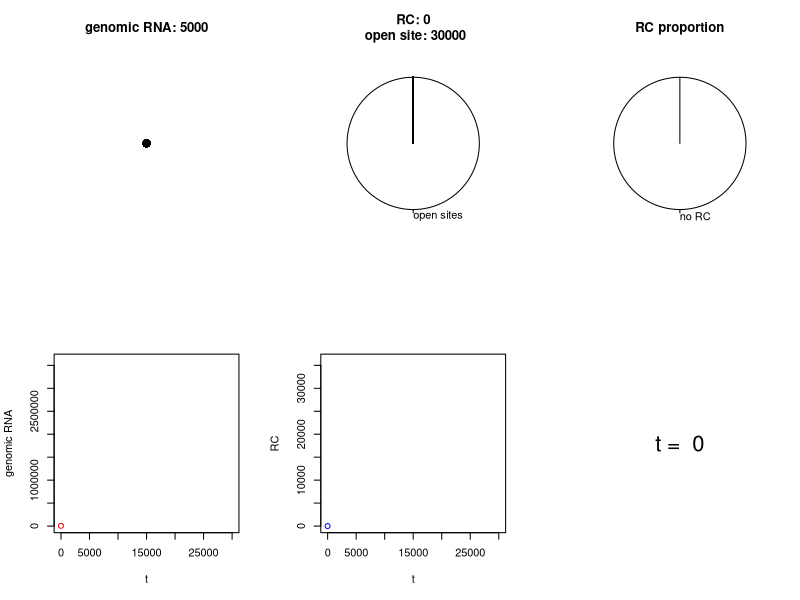
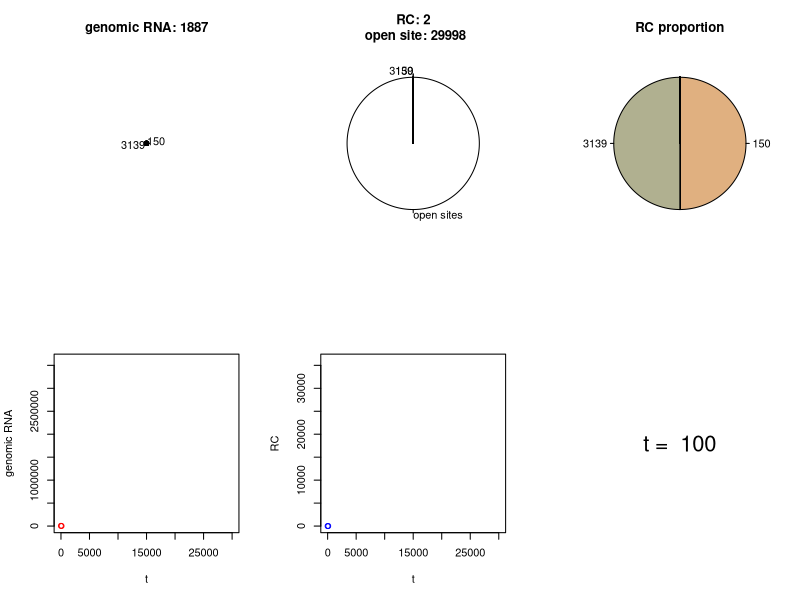
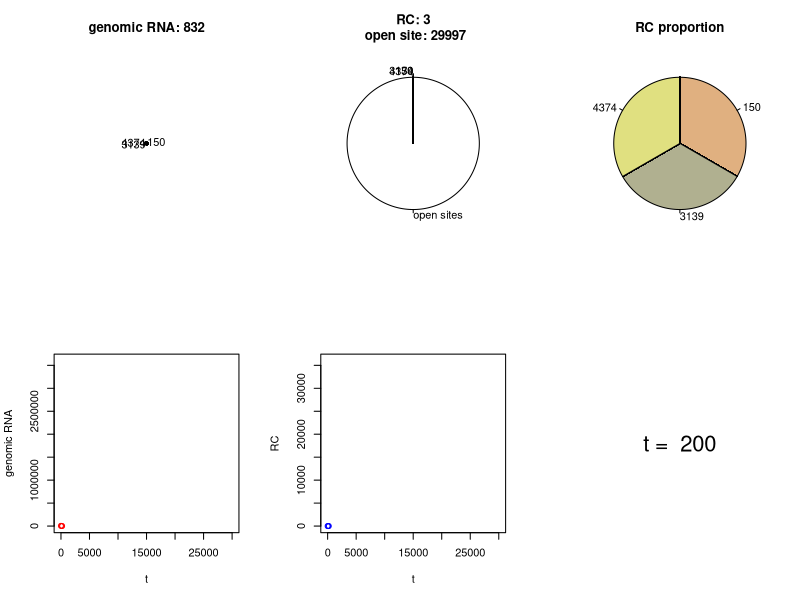
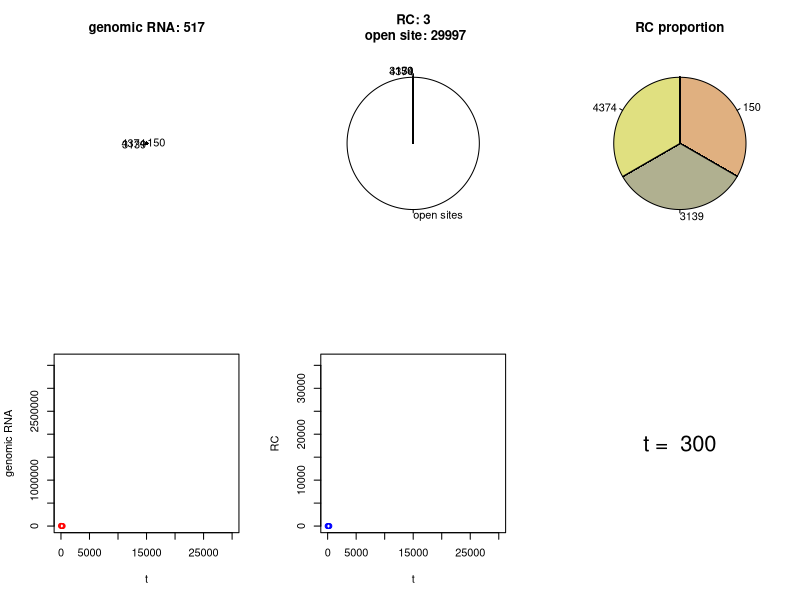
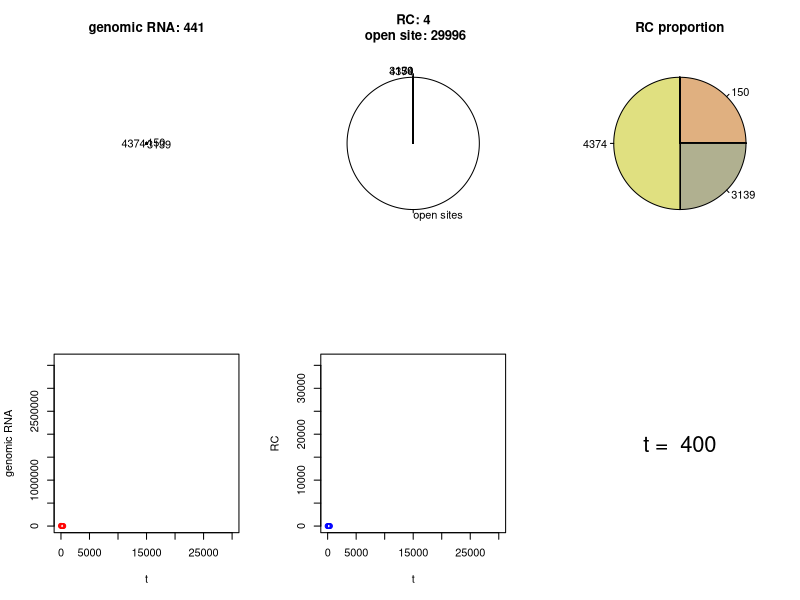
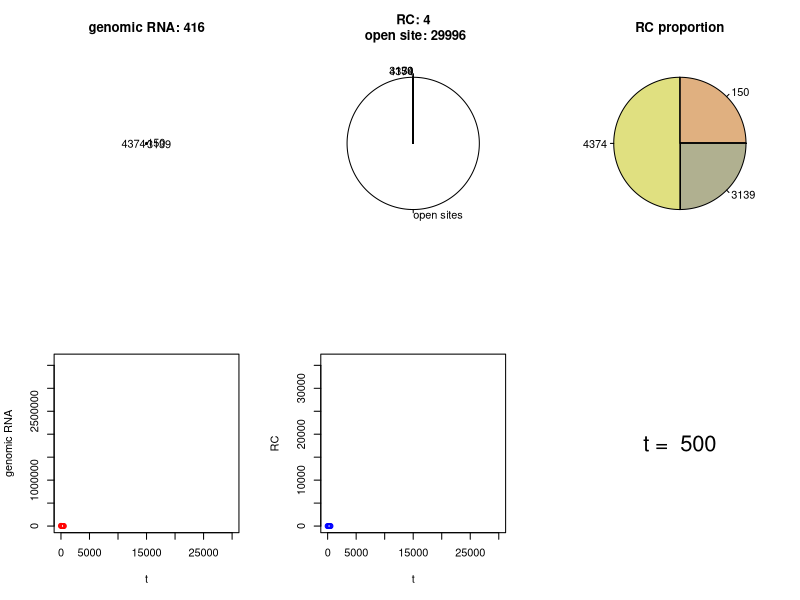
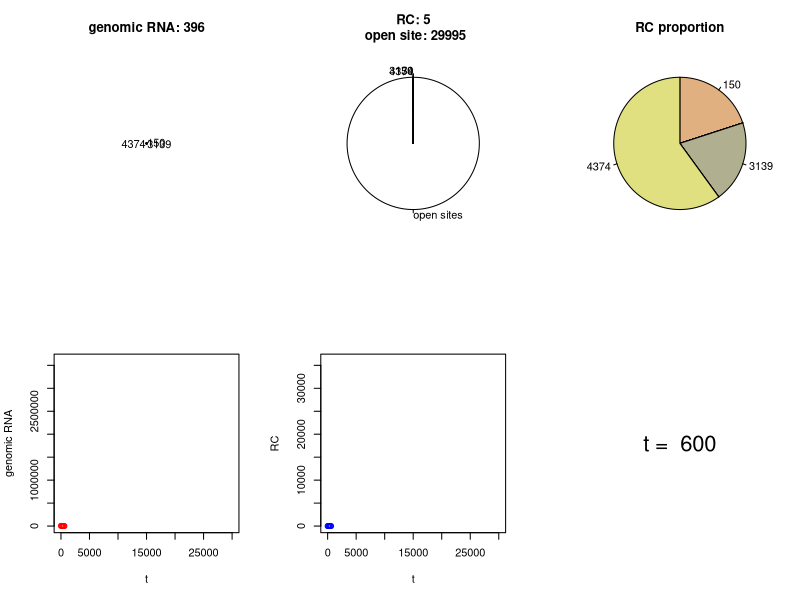
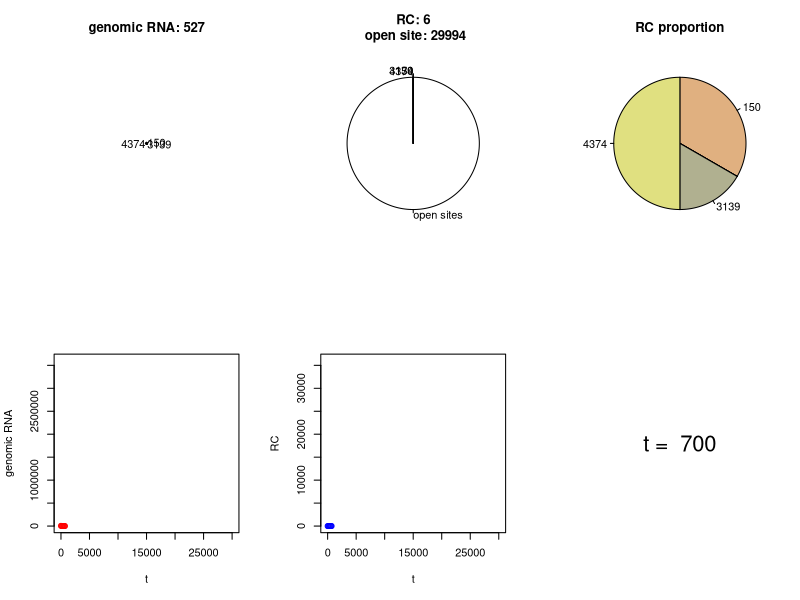

R code for these plots, in order:
#S1 Text. An R script used to generate Fig 3ABC.
# parameter settings
E <- 5*10^3
R <- 3*10^4
p <- 3*10^-10
d <- 1*10^-2

# initial settings
table <- matrix(rep(0,E*3),nrow=E)
table[,1] <- c(1:E)      # ID for each introduced RNA
table[,2] <- c(rep(1,E)) # number of genomic RNA 
table[,3] <- c(rep(0,E)) # number of RC
RCO <- R
alive <- E
nsum <- E
t <- 0

# graphics settings
letter <- c("8","9","A","B","C","D","E","F")
nresult <- matrix(rep(NA,600),nrow=2)
rresult <- matrix(rep(NA,600),nrow=2)


# main body of simulation
while (RCO > 0) {
if (nsum == 0) break

## showing graphics by every 100 unit time
if (t%%100 == 0){
nsum <- sum(table[,2])
colorn <- c(rep(0,alive))
idn <- c(rep(0,alive))
for (k in 1:alive){
colorn[k] <- as.character(paste("#",letter[1+table[k,1]%%8],"0",letter[1+table[k,1]%%7],"0",letter[1+table[k,1]%%6],"0",sep=""))
if (table[k,2]>1){
idn[k] <- table[k,1]
}else{
idn[k] <- ""
}
}
resultn <- table[,2]
matrixn1 <- rbind(resultn,idn,colorn)
matrixn2 <- matrix(c(as.character(matrixn1)),nrow=3)

if (RCO > 0){
idr <- c("open sites",idn)
resultr <- c(RCO,table[,3])
colorr <- c("#FFFFFF",colorn)
}else{
idr <- idn
resultr <- table[,3]
colorr <- colorn
}
matrixr1 <- rbind(resultr,idr,colorr)
matrixr2 <- matrix(c(as.character(matrixr1)),nrow=3)

if (RCO < R){
resultrr <- table[,3]
matrixrr1 <- rbind(resultrr,idn,colorn)
matrixrr2 <- matrix(c(as.character(matrixrr1)),nrow=3)
}else{
matrixrr2 <- matrix(c(1,"no RC","#FFFFFF"),nrow=3)
}

t1 <- t/100+1
nresult[1,t1] <- t
nresult[2,t1] <- nsum
rresult[1,t1] <- t
rresult[2,t1] <- R-RCO

x1 <- na.omit(nresult[1,])
y1 <- na.omit(nresult[2,])
x2 <- rresult[1,]
y2 <- rresult[2,]

par(mfrow=c(2,3))
pie(as.numeric(matrixn2[1,]),labels=matrixn2[2,],col=matrixn2[3,],clockwise=TRUE,main=paste("genomic RNA: ",nsum,sep=""),radius=sqrt(nsum/R*d))
pie(as.numeric(matrixr2[1,]),labels=matrixr2[2,],col=matrixr2[3,],clockwise=TRUE,main=paste("RC: ",R-RCO,"\n open site: ",RCO,sep=""))
pie(as.numeric(matrixrr2[1,]),labels=matrixrr2[2,],col=matrixrr2[3,],clockwise=TRUE,main=paste("RC proportion",sep=""))
plot(x1,y1,xlim=c(0,30000),ylim=c(0,R/d*6/5),col="red",xlab="t",ylab="genomic RNA")
plot(x2,y2,xlim=c(0,30000),ylim=c(0,R*6/5),col="blue",xlab="t",ylab="RC")
plot(0,0,xlim=c(0,1),ylim=c(0,1),col="white",xlab="",ylab="",axes=F,bty="n")
text(0.5,0.5,labels=paste("t = ",t),cex=2)

}else{
}

## genomic RNA degradation and synthesis

D <- rbinom(c(rep(1,alive)),table[,2],d)
table[,2] <- table[,2]-D+1*table[,3]


nsum <- sum(table[,2])

## RC formation
if (nsum >0) {
irc <- rbinom(1,RCO,min(c(1,nsum*p)))
RCO <- RCO-irc
sr <- sample(1:alive,irc,replace=TRUE,prob=table[,2])
fr <- as.vector(table(factor(sr,levels=1:alive)))
table[,3] <- table[,3]+fr
} else {
}

## removing extinct ones from simulation procedure 
if (prod(table[,2]) == 0){
table <- na.omit(t(rbind(table[,1],replace(table[,2],which(table[,2]==0),NA),table[,3])))
}else{
}

alive <- nrow(table)

t <- t+1

}

# showing graphics at the end of the simulation
nsum <- sum(table[,2])
colorn <- c(rep(0,alive))
idn <- c(rep(0,alive))
for (k in 1:alive){
colorn[k] <- as.character(paste("#",letter[1+table[k,1]%%8],"0",letter[1+table[k,1]%%7],"0",letter[1+table[k,1]%%6],"0",sep=""))
if (table[k,2]>1){
idn[k] <- table[k,1]
}else{
idn[k] <- ""
}
}
resultn <- table[,2]
matrixn1 <- rbind(resultn,idn,colorn)
matrixn2 <- matrix(c(as.character(matrixn1)),nrow=3)

if (RCO > 0){
idr <- c("open sites",idn)
resultr <- c(RCO,table[,3])
colorr <- c("#FFFFFF",colorn)
}else{
idr <- idn
resultr <- table[,3]
colorr <- colorn
}
matrixr1 <- rbind(resultr,idr,colorr)
matrixr2 <- matrix(c(as.character(matrixr1)),nrow=3)

if (RCO < R){
resultrr <- table[,3]
matrixrr1 <- rbind(resultrr,idn,colorn)
matrixrr2 <- matrix(c(as.character(matrixrr1)),nrow=3)
}else{
matrixrr2 <- matrix(c(1,"no RC","#FFFFFF"),nrow=3)
}

par(mfrow=c(2,3))
pie(as.numeric(matrixn2[1,]),labels=matrixn2[2,],col=matrixn2[3,],clockwise=TRUE,main=paste("genomic RNA: ",nsum,sep=""),radius=sqrt(nsum/R*d))
pie(as.numeric(matrixr2[1,]),labels=matrixr2[2,],col=matrixr2[3,],clockwise=TRUE,main=paste("RC: ",R-RCO,"\n open site: ",RCO,sep=""))
pie(as.numeric(matrixrr2[1,]),labels=matrixrr2[2,],col=matrixrr2[3,],clockwise=TRUE,main=paste("RC proportion",sep=""))
plot(x1,y1,xlim=c(0,30000),ylim=c(0,R/d*6/5),col="red",xlab="t",ylab="genomic RNA")
plot(x2,y2,xlim=c(0,30000),ylim=c(0,R*6/5),col="blue",xlab="t",ylab="RC")
plot(0,0,xlim=c(0,1),ylim=c(0,1),col="white",xlab="",ylab="",axes=F,bty="n")
text(0.5,0.5,labels=paste("t = ",t),cex=2)

